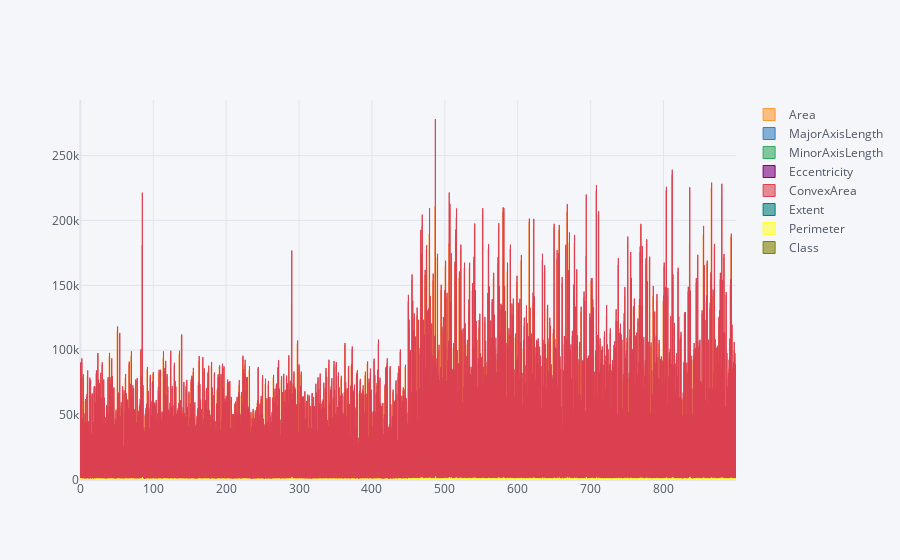

Notebook code cell kept with this figure:
### Code cell
data.iplot(kind="bar") # Eccentricity and Extent are not distinctive features

### Figure 1 — Plotly figure (JSON) as saved in the notebook; plotly's stock layout.template omitted (floating-point values rounded to 4 significant figures; data arrays with more than 128 entries replaced by an {"elided": "..."} marker saying what was removed)
{"data": [{"marker": {"color": "rgba(255, 153, 51, 0.6)", "line": {"color": "rgba(255, 153, 51, 1.0)", "width": 1}}, "name": "Area", "orientation": "v", "text": "", "type": "bar", "x": {"elided": "900 int values"}, "y": {"elided": "900 int values"}}, {"marker": {"color": "rgba(55, 128, 191, 0.6)", "line": {"color": "rgba(55, 128, 191, 1.0)", "width": 1}}, "name": "MajorAxisLength", "orientation": "v", "text": "", "type": "bar", "x": {"elided": "900 int values"}, "y": {"elided": "900 float values"}}, {"marker": {"color": "rgba(50, 171, 96, 0.6)", "line": {"color": "rgba(50, 171, 96, 1.0)", "width": 1}}, "name": "MinorAxisLength", "orientation": "v", "text": "", "type": "bar", "x": {"elided": "900 int values"}, "y": {"elided": "900 float values"}}, {"marker": {"color": "rgba(128, 0, 128, 0.6)", "line": {"color": "rgba(128, 0, 128, 1.0)", "width": 1}}, "name": "Eccentricity", "orientation": "v", "text": "", "type": "bar", "x": {"elided": "900 int values"}, "y": {"elided": "900 float values"}}, {"marker": {"color": "rgba(219, 64, 82, 0.6)", "line": {"color": "rgba(219, 64, 82, 1.0)", "width": 1}}, "name": "ConvexArea", "orientation": "v", "text": "", "type": "bar", "x": {"elided": "900 int values"}, "y": {"elided": "900 int values"}}, {"marker": {"color": "rgba(0, 128, 128, 0.6)", "line": {"color": "rgba(0, 128, 128, 1.0)", "width": 1}}, "name": "Extent", "orientation": "v", "text": "", "type": "bar", "x": {"elided": "900 int values"}, "y": {"elided": "900 float values"}}, {"marker": {"color": "rgba(255, 255, 51, 0.6)", "line": {"color": "rgba(255, 255, 51, 1.0)", "width": 1}}, "name": "Perimeter", "orientation": "v", "text": "", "type": "bar", "x": {"elided": "900 int values"}, "y": {"elided": "900 float values"}}, {"marker": {"color": "rgba(128, 128, 0, 0.6)", "line": {"color": "rgba(128, 128, 0, 1.0)", "width": 1}}, "name": "Class", "orientation": "v", "text": "", "type": "bar", "x": {"elided": "900 int values"}, "y": {"elided": "900 str values"}}], "layout": {"legend": {"bgcolor": "#F5F6F9", "font": {"color": "#4D5663"}}, "paper_bgcolor": "#F5F6F9", "plot_bgcolor": "#F5F6F9", "title": {"font": {"color": "#4D5663"}}, "xaxis": {"gridcolor": "#E1E5ED", "showgrid": true, "tickfont": {"color": "#4D5663"}, "title": {"font": {"color": "#4D5663"}, "text": ""}, "zerolinecolor": "#E1E5ED"}, "yaxis": {"gridcolor": "#E1E5ED", "showgrid": true, "tickfont": {"color": "#4D5663"}, "title": {"font": {"color": "#4D5663"}, "text": ""}, "zerolinecolor": "#E1E5ED"}}}
